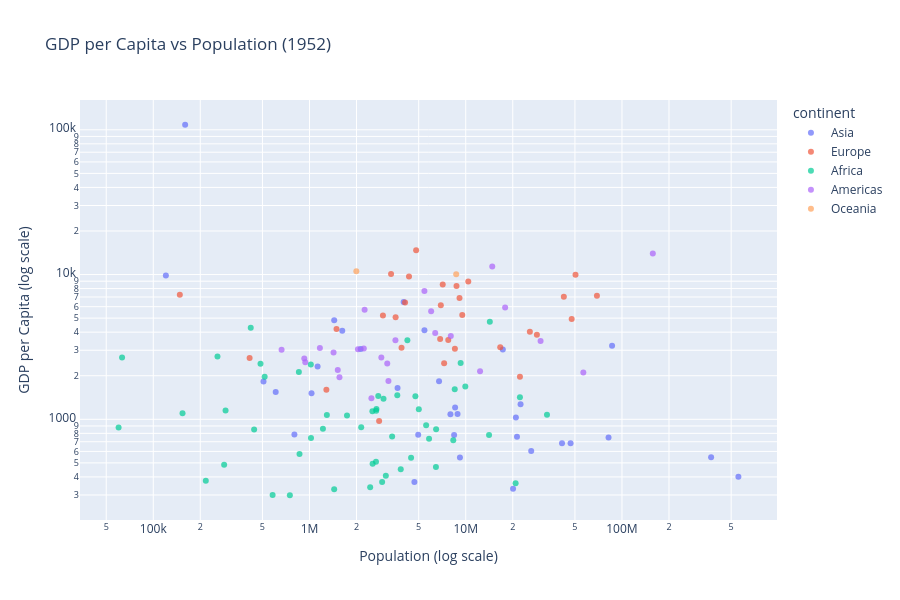

The notebook cell saved with this chart:
### Code cell
fig = px.scatter(
    data_1952,
    x='pop',
    y='gdpPercap',
    color='continent',
    hover_name='country',
    log_x=True,
    log_y=True,
    opacity=0.7,
    title='GDP per Capita vs Population (1952)',
    labels={'pop': 'Population (log scale)', 'gdpPercap': 'GDP per Capita (log scale)'}
)
fig.update_layout(width=900, height=600)
fig.show()

# correlate the LOGGED values, because the log axes are what the eye is reading off the chart
r = np.corrcoef(np.log10(data_1952['pop']), np.log10(data_1952['gdpPercap']))[0, 1]
print(f'correlation between log(pop) and log(gdpPercap) in 1952: {r:.3f}')

### Figure 1 — Plotly figure (JSON) as saved in the notebook; plotly's stock layout.template omitted (floating-point values rounded to 4 significant figures)
{"data": [{"hovertemplate": "<b>%{hovertext}</b><br><br>continent=Asia<br>Population (log scale)=%{x}<br>GDP per Capita (log scale)=%{y}<extra></extra>", "hovertext": ["Afghanistan", "Bahrain", "Bangladesh", "Cambodia", "China", "Hong Kong, China", "India", "Indonesia", "Iran", "Iraq", "Israel", "Japan", "Jordan", "Korea, Dem. Rep.", "Korea, Rep.", "Kuwait", "Lebanon", "Malaysia", "Mongolia", "Myanmar", "Nepal", "Oman", "Pakistan", "Philippines", "Saudi Arabia", "Singapore", "Sri Lanka", "Syria", "Taiwan", "Thailand", "Vietnam", "West Bank and Gaza", "Yemen, Rep."], "legendgroup": "Asia", "marker": {"color": "#636efa", "opacity": 0.7, "symbol": "circle"}, "mode": "markers", "name": "Asia", "orientation": "v", "showlegend": true, "type": "scatter", "x": [8425333, 120447, 46886859, 4693836, 556263527, 2125900, 372000000, 82052000, 17272000, 5441766, 1620914, 86459025, 607914, 8865488, 20947571, 160000, 1439529, 6748378, 800663, 20092996, 9182536, 507833, 41346560, 22438691, 4005677, 1127000, 7982342, 3661549, 8550362, 21289402, 26246839, 1030585, 4963829], "xaxis": "x", "y": [779.4, 9867.0, 684.2, 368.5, 400.4, 3054.0, 546.6, 749.7, 3035.0, 4130.0, 4087.0, 3217.0, 1547.0, 1088.0, 1031.0, 108400.0, 4835.0, 1831.0, 786.6, 331.0, 545.9, 1828.0, 684.6, 1273.0, 6460.0, 2315.0, 1084.0, 1643.0, 1207.0, 757.8, 605.1, 1516.0, 781.7], "yaxis": "y"}, {"hovertemplate": "<b>%{hovertext}</b><br><br>continent=Europe<br>Population (log scale)=%{x}<br>GDP per Capita (log scale)=%{y}<extra></extra>", "hovertext": ["Albania", "Austria", "Belgium", "Bosnia and Herzegovina", "Bulgaria", "Croatia", "Czech Republic", "Denmark", "Finland", "France", "Germany", "Greece", "Hungary", "Iceland", "Ireland", "Italy", "Montenegro", "Netherlands", "Norway", "Poland", "Portugal", "Romania", "Serbia", "Slovak Republic", "Slovenia", "Spain", "Sweden", "Switzerland", "Turkey", "United Kingdom"], "legendgroup": "Europe", "marker": {"color": "#EF553B", "opacity": 0.7, "symbol": "circle"}, "mode": "markers", "name": "Europe", "orientation": "v", "showlegend": true, "type": "scatter", "x": [1282697, 6927772, 8730405, 2791000, 7274900, 3882229, 9125183, 4334000, 4090500, 42459667, 69145952, 7733250, 9504000, 147962, 2952156, 47666000, 413834, 10381988, 3327728, 25730551, 8526050, 16630000, 6860147, 3558137, 1489518, 28549870, 7124673, 4815000, 22235677, 50430000], "xaxis": "x", "y": [1601.0, 6137.0, 8343.0, 973.5, 2444.0, 3119.0, 6876.0, 9692.0, 6425.0, 7030.0, 7144.0, 3531.0, 5264.0, 7268.0, 5210.0, 4931.0, 2648.0, 8942.0, 10100.0, 4029.0, 3068.0, 3145.0, 3581.0, 5075.0, 4215.0, 3834.0, 8528.0, 14730.0, 1969.0, 9980.0], "yaxis": "y"}, {"hovertemplate": "<b>%{hovertext}</b><br><br>continent=Africa<br>Population (log scale)=%{x}<br>GDP per Capita (log scale)=%{y}<extra></extra>", "hovertext": ["Algeria", "Angola", "Benin", "Botswana", "Burkina Faso", "Burundi", "Cameroon", "Central African Republic", "Chad", "Comoros", "Congo, Dem. Rep.", "Congo, Rep.", "Cote d'Ivoire", "Djibouti", "Egypt", "Equatorial Guinea", "Eritrea", "Ethiopia", "Gabon", "Gambia", "Ghana", "Guinea", "Guinea-Bissau", "Kenya", "Lesotho", "Liberia", "Libya", "Madagascar", "Malawi", "Mali", "Mauritania", "Mauritius", "Morocco", "Mozambique", "Namibia", "Niger", "Nigeria", "Reunion", "Rwanda", "Sao Tome and Principe", "Senegal", "Sierra Leone", "Somalia", "South Africa", "Sudan", "Swaziland", "Tanzania", "Togo", "Tunisia", "Uganda", "Zambia", "Zimbabwe"], "legendgroup": "Africa", "marker": {"color": "#00cc96", "opacity": 0.7, "symbol": "circle"}, "mode": "markers", "name": "Africa", "orientation": "v", "showlegend": true, "type": "scatter", "x": [9279525, 4232095, 1738315, 442308, 4469979, 2445618, 5009067, 1291695, 2682462, 153936, 14100005, 854885, 2977019, 63149, 22223309, 216964, 1438760, 20860941, 420702, 284320, 5581001, 2664249, 580653, 6464046, 748747, 863308, 1019729, 4762912, 2917802, 3838168, 1022556, 516556, 9939217, 6446316, 485831, 3379468, 33119096, 257700, 2534927, 60011, 2755589, 2143249, 2526994, 14264935, 8504667, 290243, 8322925, 1219113, 3647735, 5824797, 2672000, 3080907], "xaxis": "x", "y": [2449.0, 3521.0, 1063.0, 851.2, 543.3, 339.3, 1173.0, 1071.0, 1179.0, 1103.0, 780.5, 2126.0, 1389.0, 2670.0, 1419.0, 375.6, 328.9, 362.1, 4293.0, 485.2, 911.3, 510.2, 299.9, 853.5, 298.8, 575.6, 2388.0, 1443.0, 369.2, 452.3, 743.1, 1968.0, 1688.0, 468.5, 2424.0, 761.9, 1077.0, 2719.0, 493.3, 879.6, 1450.0, 879.8, 1136.0, 4725.0, 1616.0, 1148.0, 716.7, 859.8, 1468.0, 734.8, 1147.0, 406.9], "yaxis": "y"}, {"hovertemplate": "<b>%{hovertext}</b><br><br>continent=Americas<br>Population (log scale)=%{x}<br>GDP per Capita (log scale)=%{y}<extra></extra>", "hovertext": ["Argentina", "Bolivia", "Brazil", "Canada", "Chile", "Colombia", "Costa Rica", "Cuba", "Dominican Republic", "Ecuador", "El Salvador", "Guatemala", "Haiti", "Honduras", "Jamaica", "Mexico", "Nicaragua", "Panama", "Paraguay", "Peru", "Puerto Rico", "Trinidad and Tobago", "United States", "Uruguay", "Venezuela"], "legendgroup": "Americas", "marker": {"color": "#ab63fa", "opacity": 0.7, "symbol": "circle"}, "mode": "markers", "name": "Americas", "orientation": "v", "showlegend": true, "type": "scatter", "x": [17876956, 2883315, 56602560, 14785584, 6377619, 12350771, 926317, 6007797, 2491346, 3548753, 2042865, 3146381, 3201488, 1517453, 1426095, 30144317, 1165790, 940080, 1555876, 8025700, 2227000, 662850, 157553000, 2252965, 5439568], "xaxis": "x", "y": [5911.0, 2677.0, 2109.0, 11370.0, 3940.0, 2144.0, 2627.0, 5587.0, 1398.0, 3522.0, 3048.0, 2428.0, 1840.0, 2195.0, 2899.0, 3478.0, 3112.0, 2480.0, 1952.0, 3759.0, 3082.0, 3023.0, 13990.0, 5717.0, 7690.0], "yaxis": "y"}, {"hovertemplate": "<b>%{hovertext}</b><br><br>continent=Oceania<br>Population (log scale)=%{x}<br>GDP per Capita (log scale)=%{y}<extra></extra>", "hovertext": ["Australia", "New Zealand"], "legendgroup": "Oceania", "marker": {"color": "#FFA15A", "opacity": 0.7, "symbol": "circle"}, "mode": "markers", "name": "Oceania", "orientation": "v", "showlegend": true, "type": "scatter", "x": [8691212, 1994794], "xaxis": "x", "y": [10040.0, 10560.0], "yaxis": "y"}], "layout": {"height": 600, "legend": {"title": {"text": "continent"}, "tracegroupgap": 0}, "title": {"text": "GDP per Capita vs Population (1952)"}, "width": 900, "xaxis": {"anchor": "y", "domain": [0, 1], "title": {"text": "Population (log scale)"}, "type": "log"}, "yaxis": {"anchor": "x", "domain": [0, 1], "title": {"text": "GDP per Capita (log scale)"}, "type": "log"}}}
